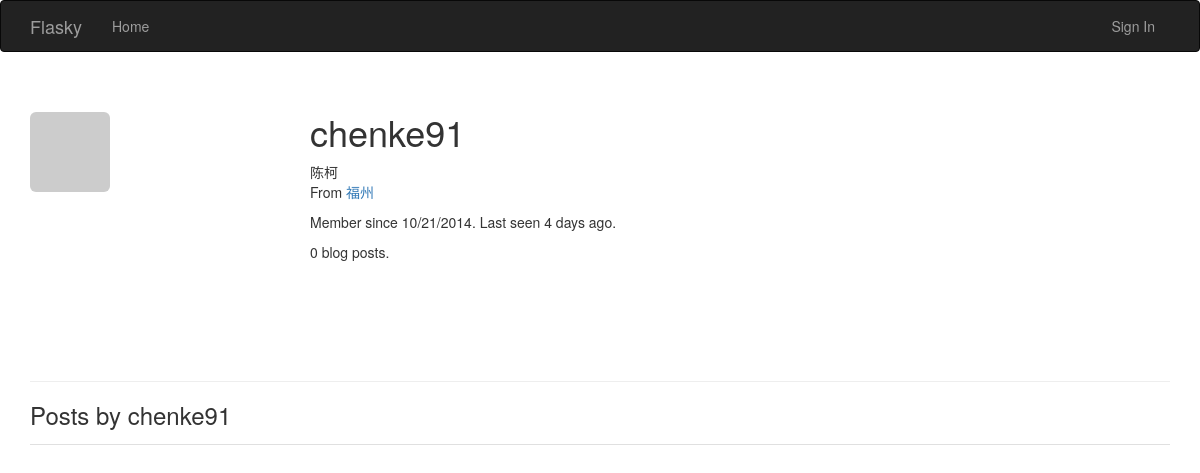
Page /user/chenke91 on the earlier database version.
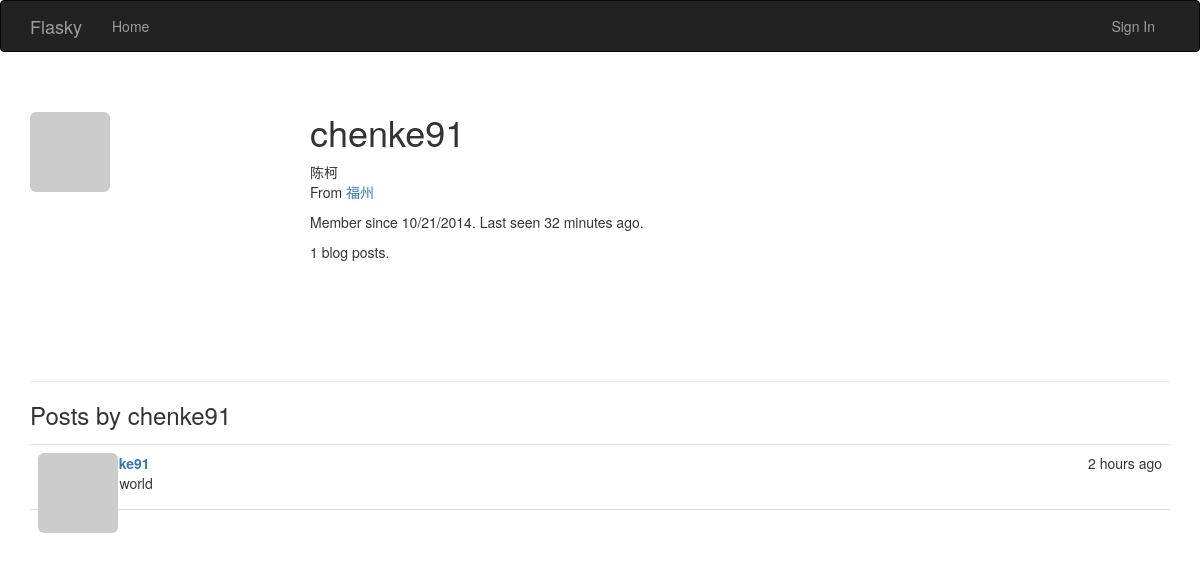
Same page on the later database version.
### app/models.py (models this page shows, shortened)
class User(UserMixin,db.Model):
    __tablename__ = 'users'
    id = db.Column(db.Integer, primary_key=True)
    email = db.Column(db.String(64), unique=True, index=True)
    username = db.Column(db.String(64), unique = True, index=True)
    password_hash = db.Column(db.String(128))
    confirmed = db.Column(db.Boolean, default=False)
    role_id = db.Column(db.Integer, db.ForeignKey('roles.id'))
    name = db.Column(db.String(64))
    location = db.Column(db.String(64))
    about_me = db.Column(db.Text())
    member_since = db.Column(db.DateTime(), default=now_)
    last_seen = db.Column(db.DateTime(), default=now_)
    avatar_hash = db.Column(db.String(32))
    posts = db.relationship('Post', backref='author', lazy='dynamic')
    @property
    def password(self):
        raise AttributeError('password is not a readable attribute')
    def gravatar(self, size=100, default='identicon', rating='g'):
        if request.is_secure:
            url = 'https://secure.gravatar.com/avatar'
        else:
            url = 'http://www.gravatar.com/avatar'
        hash = hashlib.md5(self.email.encode('utf-8')).hexdigest()
        return '{url}/{hash}?s={size}&d={default}&r={rating}'.format(
            url=url, hash=hash, size=size, default=default, rating=rating)

class Post(db.Model):
    __tablename__ = 'posts'
    id = db.Column(db.Integer, primary_key=True)
    body = db.Column(db.Text)
    timestamp = db.Column(db.DateTime, index=True, default=now_)
    author_id = db.Column(db.Integer, db.ForeignKey('users.id'))

### app/main/views.py (the view)
@main.route('/user/<username>')
def user(username):
    user = User.query.filter_by(username=username).first()
    if user is None:
        abort(404)
    posts = user.posts.order_by(Post.timestamp.desc()).all()
    return render_template('user.html', user=user, posts=posts)

### app/auth/views.py (called while the page is built)
@auth.before_app_request
def before_request():
    if current_user.is_authenticated():
        current_user.ping()
        if not current_user.confirmed \
                and request.endpoint[:5] != 'auth.':
            return redirect(url_for('auth.unconfirmed'))

### app/main/__init__.py (called while the page is built)
@main.app_context_processor
def inject_permissions():
    return dict(Permission=Permission)

### app/models.py (called while the page is built)
    def is_administrator(self):
        return False

### app/templates/user.html (shortened to what this page needs)
{% extends "base.html" %}
{% block page_content %}
<div class="page-header">
    <img class="img-rounded profile-thumbnail" src="{{ user.gravatar(size=256) }}">
    <div class="profile-header">
        <h1>{{ user.username }}</h1>
        {% if user.name or user.location %}
        <p>
            {% if user.name %}{{ user.name }}<br>{% endif %}
            {% if user.location %}
                From <a href="http://maps.google.com/?q={{ user.location }}">{{ user.location }}</a><br>
            {% endif %}
        </p>
        {% endif %}
        <p>Member since {{ moment(user.member_since).format('L') }}. Last seen {{ moment(user.last_seen).fromNow() }}.</p>
        <p>{{ user.posts.count() }} blog posts.</p>
    </div>
</div>
<h3>Posts by {{ user.username }}</h3>
{% include '_posts.html' %}
{% endblock %}

### app/templates/base.html (shortened to what this page needs)
{% extends "bootstrap/base.html" %}
{% block head %}
{{ super() }}
<link rel="stylesheet" type="text/css" href="{{ url_for('static', filename='styles.css') }}">
{% endblock %}
{% block navbar %}
<div class="navbar navbar-inverse" role="navigation">
    <div class="container">
        <div class="navbar-header">
            <a class="navbar-brand" href="{{ url_for('main.index') }}">Flasky</a>
        </div>
        <div class="navbar-collapse collapse">
            <ul class="nav navbar-nav">
                <li><a href="{{ url_for('main.index') }}">Home</a></li>
            </ul>
            <ul class="nav navbar-nav navbar-right">
                {% if current_user.is_authenticated() %}
                <li>
                    <a href="{{ url_for('main.user', username=current_user.username) }}">Profile</a>
                </li>
                <li><a href="{{ url_for('auth.logout') }}">Sign Out</a></li>
                {% else %}
                <li><a href="{{ url_for('auth.login') }}">Sign In</a></li>
                {% endif %}
            </ul>
        </div>
    </div>
</div>
{% endblock %}
{% block content %}
<div class="container">
    {% block page_content %}{% endblock %}
</div>
{% endblock %}

### app/templates/_posts.html
<ul class="posts">
    {% for post in posts %}
    <li class="post">
        <div class="post-thumbnail">
            <a href="{{ url_for('.user', username=post.author.username) }}">
                <img class="img-rounded profile-thumbnail" src="{{ post.author.gravatar(size=40) }}">
            </a>
        </div>
        <div class="post-content">
            <div class="post-date">{{ moment(post.timestamp).fromNow() }}</div>
            <div class="post-author"><a href="{{ url_for('.user', username=post.author.username) }}">{{ post.author.username }}</a></div>
            <div class="post-body">{{ post.body }}</div>
        </div>
    </li>
    {% endfor %}
</ul>

### app/static/styles.css (style rules this page uses)
.profile-thumbnail { position: absolute; }
.profile-header { min-height: 260px; margin-left: 280px; }
ul.posts { list-style-type: none; padding: 0px; margin: 16px 0px 0px 0px; border-top: 1px solid #e0e0e0; }
ul.posts li.post { padding: 8px; border-bottom: 1px solid #e0e0e0; }
div.post-date { float: right; }
div.post-author { font-weight: bold; }
div.post-thumbnail { position: absolute; }
div.post-content { margin-left: 48px; min-height: 48px; }

Differences in the rows shown:
changed User "chenke91": last_seen "4 days ago" → "32 minutes ago"
added Post: timestamp "2 hours ago", body "hello world"
Other differences:
{{ user.posts.count() }}: "0" → "1"
